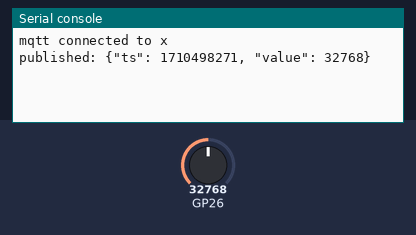
Bench run of a program on a simulated Raspberry Pi Pico running MicroPython. Parts: the last lines printed to the serial console. The test bench sets the inputs (shaded band); at power-on: GP26 = 32768 (analog values on the 0–65535 scale). WiFi joins after 1.5 s; no MQTT or app messages arrive unless stated; values from a settings file that is not in the repository are placeholders; the clock reads 2024-03-15 10:24:30 at power-on unless the program sets it.

Above: at 2.8 s.
2.9 s: GP26 set to 45874
At 7.6 s:
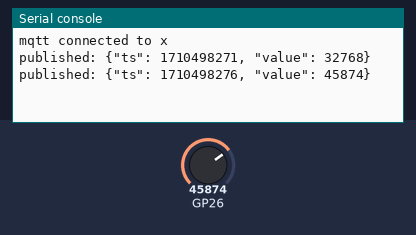
8.9 s: GP26 set to 57670
At 12.7 s:
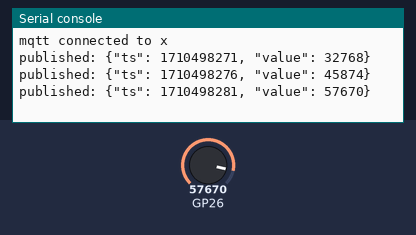
Timing chart, 0 to 14.2 s (numbered marks = the images above; inputs shaded):
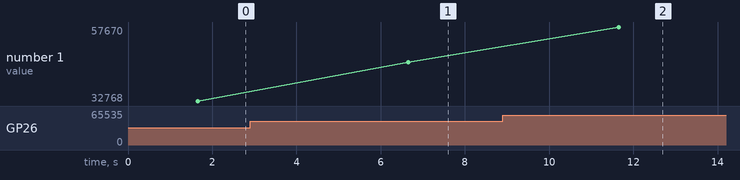

Measured:
- after the input at 2.9 s, the serial console: prints a new line after 3.8 s (image 1)
- after the input at 8.9 s, the serial console: prints a new line after 2.8 s (image 2)
- plotted number 1: 32768 → 45874 after the input at 2.9 s, 45874 → 57670 after the input at 8.9 s

The program:

15_mqtt_publish.py
```python
# Publish ADC readings to an MQTT broker every 5 seconds.
#
#     uvx mpremote mip install umqtt.simple

import json
import network
import sys
import time
from machine import ADC, Pin
from umqtt.simple import MQTTClient

from lib.pins import ADC as ADC_PIN
from lib.secrets import (
    WIFI_SSID,
    WIFI_PASSWORD,
    MQTT_BROKER,
    MQTT_PORT,
    MQTT_USER,
    MQTT_PASSWORD,
    MQTT_CLIENT_ID,
)

TOPIC = b"tutorial/sensor"
INTERVAL_S = 5

wlan = network.WLAN(network.STA_IF)
wlan.active(True)
if not wlan.isconnected():
    wlan.connect(WIFI_SSID, WIFI_PASSWORD)
    deadline = time.time() + 15
    while not wlan.isconnected() and time.time() < deadline:
        time.sleep(0.5)

if not wlan.isconnected():
    raise RuntimeError("WiFi failed")

adc = ADC(Pin(ADC_PIN))
if sys.platform == "esp32":
    adc.atten(ADC.ATTN_11DB)

client = MQTTClient(
    MQTT_CLIENT_ID,
    MQTT_BROKER,
    port=MQTT_PORT,
    user=MQTT_USER or None,
    password=MQTT_PASSWORD or None,
)
client.connect()
print("mqtt connected to", MQTT_BROKER)

while True:
    payload = json.dumps({"ts": time.time(), "value": adc.read_u16()})
    client.publish(TOPIC, payload.encode())
    print("published:", payload)
    time.sleep(INTERVAL_S)
```

pins.py
```python
# Per-board pin map for the tutorial series. Auto-detects ESP32 vs RP2 from
# sys.platform; edit the values below if your wiring differs from the defaults.

import sys

PLATFORM = sys.platform

if PLATFORM == "esp32":
    # Generic ESP32 DevKit. ESP32-S3/C3 may differ — adjust LED in particular.
    LED = 2
    BUTTON = 0           # BOOT button on most dev boards
    PWM_LED = 4
    SERVO = 13
    ADC = 34             # ADC1 (input-only pins 32-39 are safe with WiFi)
    I2C_ID = 0
    I2C_SCL = 22
    I2C_SDA = 21
    SPI_ID = 1           # HSPI; SPI(2) on S3
    SPI_SCK = 18
    SPI_MOSI = 23
    SPI_MISO = 19
    SPI_CS = 5
    # NeoPixel / WS2812. NEOPIXEL is a single pixel; MATRIX_PIN feeds an array
    # of MATRIX_WIDTH × MATRIX_HEIGHT pixels. ESP32-S3-Matrix board uses GP14,
    # 8×8. Generic ESP32 has no onboard NeoPixel — wire one to GP14 to test.
    NEOPIXEL = 14
    MATRIX_PIN = 14
    MATRIX_WIDTH = 8
    MATRIX_HEIGHT = 8
elif PLATFORM == "rp2":
    # LED conventions vary across RP2 boards:
    #   - Pico W:                 Pin("LED") — wired to the WiFi chip
    #   - Pico (non-W):           GP25 onboard LED
    #   - RP2040-Zero / -Matrix:  no plain LED — wire an external one to LED below
    # The detection below picks Pico W if available, otherwise defaults to GP15
    # (a free, edge-exposed pin on the Zero). Wire an LED + 220Ω resistor from
    # GP15 to GND, or change LED here to whichever GPIO you've used.
    try:
        from machine import Pin as _Pin
        _Pin("LED")
        LED = "LED"
    except (ValueError, TypeError):
        LED = 25
    BUTTON = 14
    PWM_LED = 25
    SERVO = 16
    ADC = 26             # GP26 = ADC0
    I2C_ID = 0
    I2C_SCL = 5
    I2C_SDA = 4
    SPI_ID = 1
    SPI_SCK = 10
    SPI_MOSI = 11
    SPI_MISO = 12
    SPI_CS = 13
    # Pimoroni Pico Explorer Base onboard ST7789 LCD (240x240, SPI0).
    # Coexists with the generic SPI_* pins above (which target the breadboard
    # SD/sensor wiring on SPI1).
    ST7789_SPI_ID = 0
    ST7789_SCK = 18
    ST7789_MOSI = 19
    ST7789_CS = 17
    ST7789_DC = 16
    ST7789_BL = 20
    ST7789_WIDTH = 240
    ST7789_HEIGHT = 240
    # Pico Explorer Base onboard buttons (active-low, internal pull-up).
    BTN_A = 12
    BTN_B = 13
    BTN_X = 14
    BTN_Y = 15
    # NeoPixel / WS2812. RP2040-Zero onboard NeoPixel and Waveshare RP2040-Matrix
    # both use GP16. Matrix defaults to 5×5 (Waveshare); change to 1×1 if you
    # only have the Zero's single pixel and are running matrix scripts.
    NEOPIXEL = 16
    MATRIX_PIN = 16
    MATRIX_WIDTH = 5
    MATRIX_HEIGHT = 5
    ENCODER_A = 6
    ENCODER_B = 7
    MOTOR_A = 10
    MOTOR_B = 11
else:
    raise RuntimeError("unsupported platform: " + PLATFORM)
```
